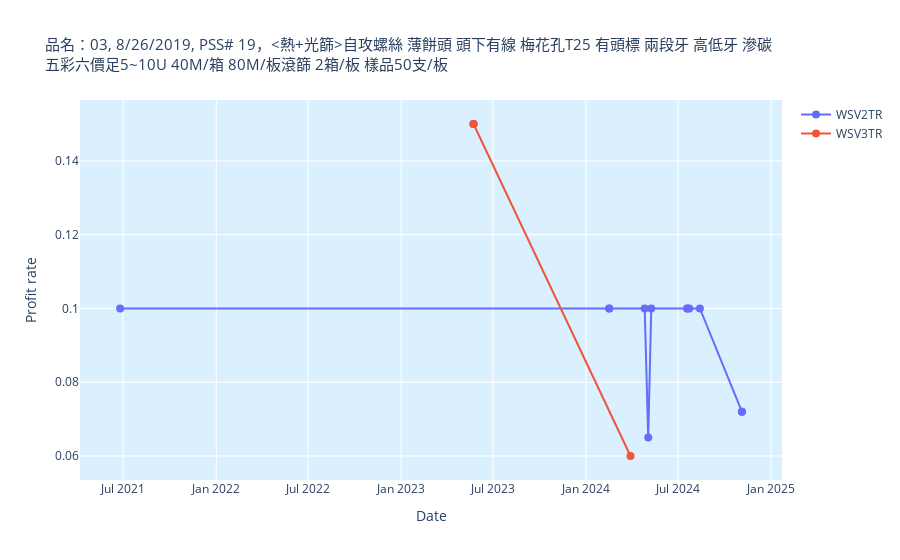

This figure's notebook cell:
### Code cell
def DRAW_PROFIT_CHART(INPUT_DF) :
    fig = go.Figure()
    # Add a line trace to the figure with markers and vivid colors
    for code in INPUT_DF["PRODUCT_CODE"].unique():
        INPUT_DF['QUOTE_DATE'] = pd.to_datetime(INPUT_DF['QUOTE_DATE'])
        table = INPUT_DF.loc[INPUT_DF["PRODUCT_CODE"] == code].sort_values(by = "QUOTE_DATE")
        fig.add_trace(go.Scatter(x = table['QUOTE_DATE'], 
                                 y = table['PROFIT_RATE'], 
                                 mode = 'lines+markers', 
                                 marker = dict(size = 8), 
                                 name = code ))
        refresh_variable = table[['WIRE_PRICE', 'PROFIT_RATE', 'EXCHANGE_RATE']].values
        fig.update_traces(
        # Providing customdata for each trace
        customdata = refresh_variable,
        hovertemplate="<br>".join([
            "報價日期: %{x}",
            "價格: %{y}",
            "線材: %{customdata[0]}",  # Accessing column "WIRE_PRICE" from customdata
            "利潤: %{customdata[1]}",  # Accessing column "PROFIT_GROSS" from customdata
            "匯率: %{customdata[2]}",  # Accessing column "EXCHANGE_RATE" from customdata
        ]))
    # Update the layout of the figure
        fig.update_layout(title=dict(text = FORMATTED_TITLE(table["DESCRIPTION"].iloc[-1])),
                  title_font=dict(size=15),  # Adjust title size
                  xaxis_title='Date',
                  yaxis_title='Profit rate',
                  hovermode="x",
                  plot_bgcolor='rgba(135, 206, 250, 0.3)',
                  hoverlabel_bordercolor="rgba(135, 206, 250, 0.7)",
                  yaxis2 = dict(
                      title = 'Product Code',
                      side = 'right',
                      overlaying = 'y',
                      tickvals = list(range(len(table["PRODUCT_CODE"].unique()))),
                      ticktext = table["PRODUCT_CODE"].unique().astype(str).tolist(),
                    ))
    return fig

def HISTORY_PROFIT(DB, matching) :
    with sqlite3.connect(DB) as connection :
        placeholders = ', '.join(['?'] * len(matching))
        query = f"SELECT * FROM CUSTOMER_PRODUCT_SUMMARY WHERE PRODUCT_CODE IN ({placeholders})"
        df = pd.read_sql_query(query, connection, params = matching)
    return df
mm = ["WSV2TR", "WSV3TR"]
a = HISTORY_PROFIT(DATABASE, mm)
DRAW_PROFIT_CHART(a)

### Figure 1 — Plotly figure (JSON) as saved in the notebook; plotly's stock layout.template omitted (floating-point values rounded to 4 significant figures)
{"data": [{"customdata": [[27, 0.15, 29], [27, 0.15, 29], [27, 0.15, 29], [25.25, 0.06, 30]], "hovertemplate": "報價日期: %{x}<br>價格: %{y}<br>線材: %{customdata[0]}<br>利潤: %{customdata[1]}<br>匯率: %{customdata[2]}", "marker": {"size": 8}, "mode": "lines+markers", "name": "WSV2TR", "type": "scatter", "x": ["2021-06-25T00:00:00", "2024-02-16T00:00:00", "2024-02-16T00:00:00", "2024-04-26T00:00:00", "2024-05-03T00:00:00", "2024-05-09T00:00:00", "2024-07-19T00:00:00", "2024-07-19T00:00:00", "2024-07-23T00:00:00", "2024-08-13T00:00:00", "2024-11-04T00:00:00", "2024-11-04T00:00:00"], "y": [0.1, 0.1, 0.1, 0.1, 0.065, 0.1, 0.1, 0.1, 0.1, 0.1, 0.072, 0.072]}, {"customdata": [[27, 0.15, 29], [27, 0.15, 29], [27, 0.15, 29], [25.25, 0.06, 30]], "hovertemplate": "報價日期: %{x}<br>價格: %{y}<br>線材: %{customdata[0]}<br>利潤: %{customdata[1]}<br>匯率: %{customdata[2]}", "marker": {"size": 8}, "mode": "lines+markers", "name": "WSV3TR", "type": "scatter", "x": ["2023-05-24T00:00:00", "2023-05-24T00:00:00", "2023-05-24T00:00:00", "2024-03-29T00:00:00"], "y": [0.15, 0.15, 0.15, 0.06]}], "layout": {"hoverlabel": {"bordercolor": "rgba(135, 206, 250, 0.7)"}, "hovermode": "x", "plot_bgcolor": "rgba(135, 206, 250, 0.3)", "title": {"font": {"size": 15}, "text": "品名：03, 8/26/2019, PSS# 19，<熱+光篩>自攻螺絲 薄餅頭 頭下有線 梅花孔T25 有頭標 兩段牙 高低牙 滲碳<br>五彩六價足5~10U 40M/箱 80M/板滾篩 2箱/板 樣品50支/板"}, "xaxis": {"title": {"text": "Date"}}, "yaxis": {"title": {"text": "Profit rate"}}, "yaxis2": {"overlaying": "y", "side": "right", "ticktext": ["WSV3TR"], "tickvals": [0], "title": {"text": "Product Code"}}}}
